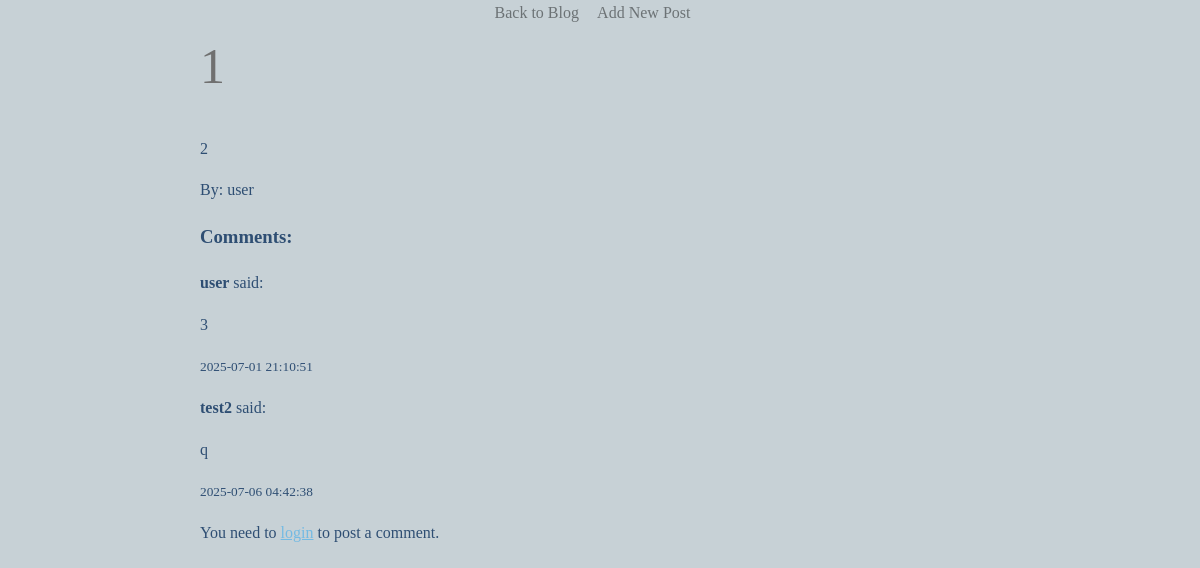
Screenshot of /post/15/ with the database file from the repository.
### tables this page shows
CREATE TABLE post (
    id INTEGER PRIMARY KEY AUTOINCREMENT,
    title TEXT NOT NULL,
    content TEXT NOT NULL
, author_id INTEGER);

CREATE TABLE user (
        id INTEGER PRIMARY KEY AUTOINCREMENT,
        username TEXT UNIQUE NOT NULL,
        password_hash TEXT NOT NULL
    , email TEXT);

CREATE TABLE comment (
       id INTEGER PRIMARY KEY AUTOINCREMENT,
       post_id INTEGER NOT NULL,
       user_id INTEGER NOT NULL,
       content TEXT NOT NULL,
       created_at TIMESTAMP DEFAULT CURRENT_TIMESTAMP,
       FOREIGN KEY (post_id) REFERENCES post (id),
       FOREIGN KEY (user_id) REFERENCES user (id) );

### main.py (the view)
@app.route('/post/<post_id>/')
def post(post_id):
   connection = sqlite3.connect("sqlite.db")
   cursor = connection.cursor()
   post_result = cursor.execute(
       'SELECT post.id, post.title, post.content, user.username '
       'FROM post JOIN user ON post.author_id = user.id '
       'WHERE post.id = ?', (post_id,)
   ).fetchone()
   post_dict = {'id': post_result[0], 'title': post_result[1], 'content': post_result[2], 'username': post_result[3]}
   comments_result = cursor.execute(
       'SELECT comment.content, user.username, comment.created_at '
       'FROM comment JOIN user ON comment.user_id = user.id '
       'WHERE comment.post_id = ? ORDER BY comment.created_at ASC', (post_id,)
   ).fetchall()
   comments = [{'content': comment[0], 'username': comment[1], 'created_at': comment[2]} for comment in comments_result]
   connection.close()
   return render_template('post.html', post=post_dict, comments=comments)

### main.py (called while the page is built)
@app.teardown_appcontext
def close_connection(exception):
    close_db()

### templates/post.html (shortened to what this page needs)
<!DOCTYPE html>
<html lang="en">
<head>
    <link rel="stylesheet" href="/static/style.css">
</head>
<body>
<a href="{{ url_for('index') }}" class="btn">Back to Blog</a>
<a href="{{ url_for('add_post') }}" class="btn">Add New Post</a>
  <div class="post">
   <h1>{{ post.title }}</h1>
   <p>{{ post.content }}</p>
   <p>By: {{ post.username }}</p>
       <div class="comments">
           <h3>Comments:</h3>
           {% for comment in comments %}
           <div class="comment">
               <p><strong>{{ comment.username }}</strong> said:</p>
               <p>{{ comment.content }}</p>
               <p><small>{{ comment.created_at }}</small></p>
           </div>
           {% endfor %}
           </div>
       {% if current_user.is_authenticated %}
       <div class="add-comment">
           <form method="POST" action="{{ url_for('add_comment', post_id=post.id) }}">
               <textarea name="content" placeholder="Write your comment here..." required></textarea>
               <button type="submit">Add Comment</button>
           </form>
       </div>
       {% else %}
       <p>You need to <a href="{{ url_for('login') }}">login</a> to post a comment.</p>
       {% endif %}
 </div>
</body>
</html>

### static/style.css (style rules this page uses)
body { font-family: 'Georgia', serif; background-color: #c7d1d6; color: #6e6e6e; line-height: 1.6; margin: 0; text-align: center; }
h1 { font-size: 50px; font-weight: 300; margin: 0 0 30px 0; color: #707070; text-align: left; }
a { text-decoration: underline; color: #74bae3; }
.btn { color: #6c7275; text-decoration: none; margin-right: 15px; }
.post { max-width: 800px; margin: auto; text-align: left; color: #2e4e73; }

### rows the page displays
post: title "1", content "2"
user: username "user"
comment: username "user", content "3", created_at "2025-07-01 21:10:51"
comment: username "test2", content "q", created_at "2025-07-06 04:42:38"
